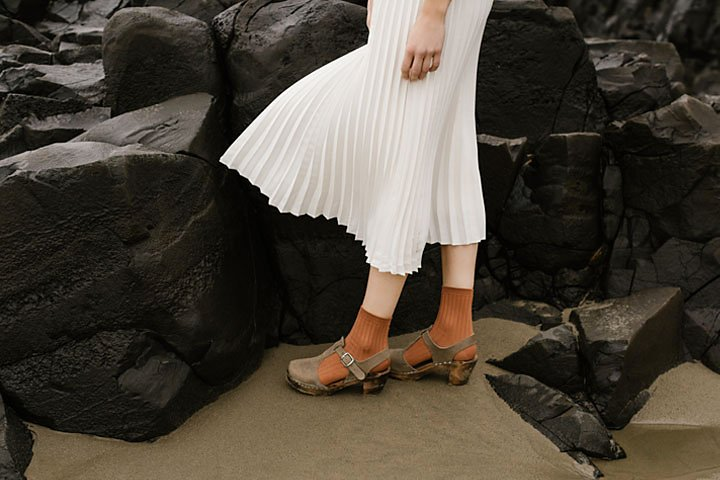
#> input picture a1images/highlights_and_shadows.jpg, 720 x 480 px
$ python question2.py
#> lines starting #> are read from the running program, lines starting #| are printed output that depends on the picture
from pathlib import Path
import numpy as np
from PIL import Image
import matplotlib.pyplot as plt

def load_image(path: Path) -> np.ndarray:
    image = Image.open(path)
#> image is the input picture: PIL image 720x480 RGB; mean R, G, B 75.7, 68.6, 58.1
    return np.asarray(image, dtype=np.float32) / 255.0
#> in main, `lab_image = pil_image.convert('LAB')`: lab_image: PIL image 720x480 LAB; mean of channels 0, 1, 2 71.4, 17.2, 7.2
#> in main, `lab_array = np.asarray(lab_image, dtype=np.float32)`: lab_array: shape (480, 720, 3) float32; mean of channels 0, 1, 2 71.4, 17.2, 7.2

def save_image(image: np.ndarray, path: Path) -> None:
    image_uint8 = np.clip(image * 255.0, 0, 255).astype(np.uint8)
    Image.fromarray(image_uint8).save(path)

def gamma_correction_lab_L(image_lab: np.ndarray, gamma: float) -> np.ndarray:
#> called with gamma = 0.5
    if gamma <= 0:
        raise ValueError("Gamma must be a positive value.")
    # image_lab is in LAB, L is first channel, scaled 0-100
    L, a, b = image_lab[:, :, 0], image_lab[:, :, 1], image_lab[:, :, 2]
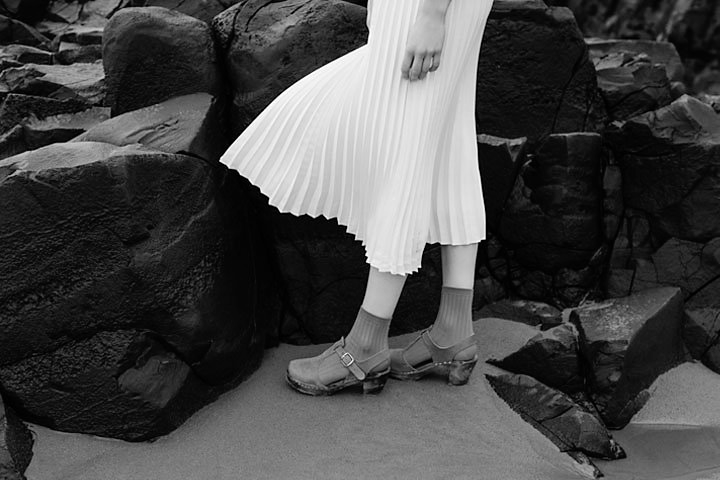
#> L: shape (480, 720) float32; min 0, max 255, mean 71.4
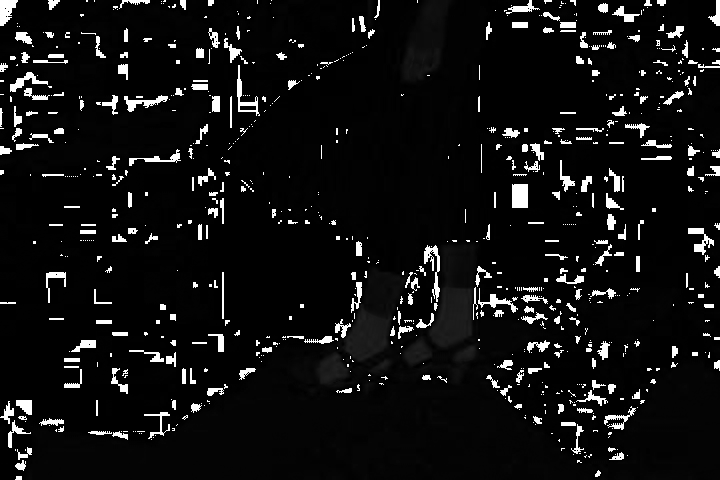
#> a: shape (480, 720) float32; min 0, max 255, mean 17.2
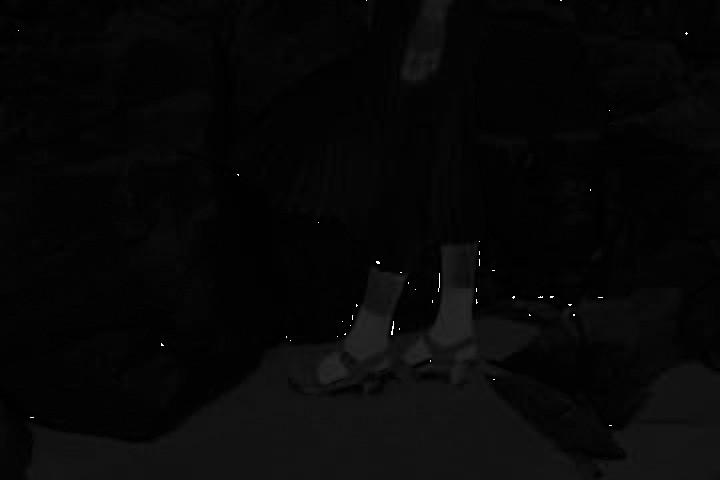
#> b: shape (480, 720) float32; min 0, max 255, mean 7.2
    L_corrected = 100 * np.power(L / 100, gamma)
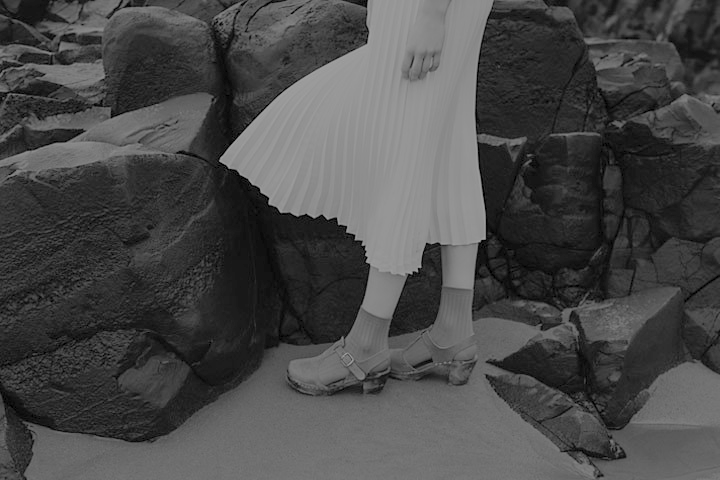
#> L_corrected: shape (480, 720) float32; min 0, max 159.7, mean 74
    return np.stack([L_corrected, a, b], axis=-1)
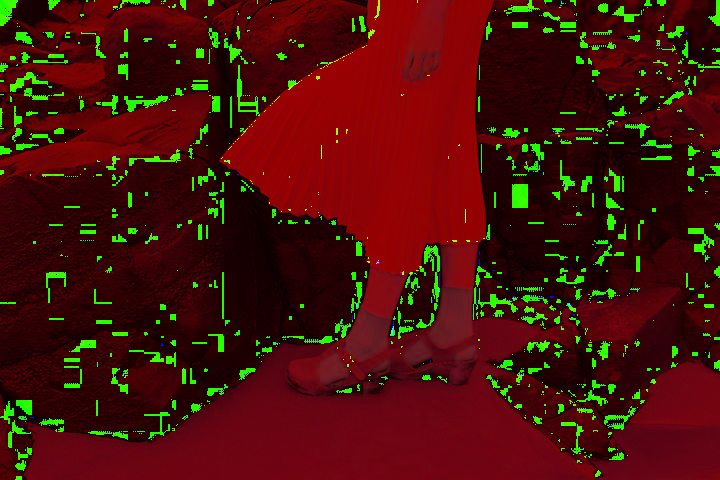
#> returned value: shape (480, 720, 3) float32; mean of channels 0, 1, 2 74, 17.2, 7.2; drawn as R, G, B

def plot_histograms(original_L, corrected_L, title1, title2):
    plt.figure(figsize=(12, 5))

    plt.subplot(1, 2, 1)
    plt.hist(original_L.ravel(), bins=256, range=(0, 100), color='blue', alpha=0.7)
    plt.title(title1)
    plt.xlabel('Intensity')
    plt.ylabel('Count')

    plt.subplot(1, 2, 2)
    plt.hist(corrected_L.ravel(), bins=256, range=(0, 100), color='red', alpha=0.7)
    plt.title(title2)
    plt.xlabel('Intensity')
    plt.ylabel('Count')

    plt.tight_layout()
    plt.savefig('q2_histograms.png')  # Save instead of show
    print("Histograms saved as q2_histograms.png")

def main() -> None:
    root = Path(__file__).resolve().parent
    input_path = root / "a1images" / "highlights_and_shadows.jpg"
    if not input_path.exists():
        raise FileNotFoundError(f"Cannot find image at {input_path}")

    # Load image
    image_rgb = load_image(input_path)

    # Convert to LAB
    pil_image = Image.fromarray((image_rgb * 255).astype(np.uint8))
    lab_image = pil_image.convert('LAB')
    lab_array = np.asarray(lab_image, dtype=np.float32)

    # Gamma correction on L channel, gamma = 0.5 to brighten shadows
    gamma = 0.5
    lab_corrected = gamma_correction_lab_L(lab_array, gamma)

    # Convert back to RGB
    corrected_pil = Image.fromarray(lab_corrected.astype(np.uint8), mode='LAB').convert('RGB')
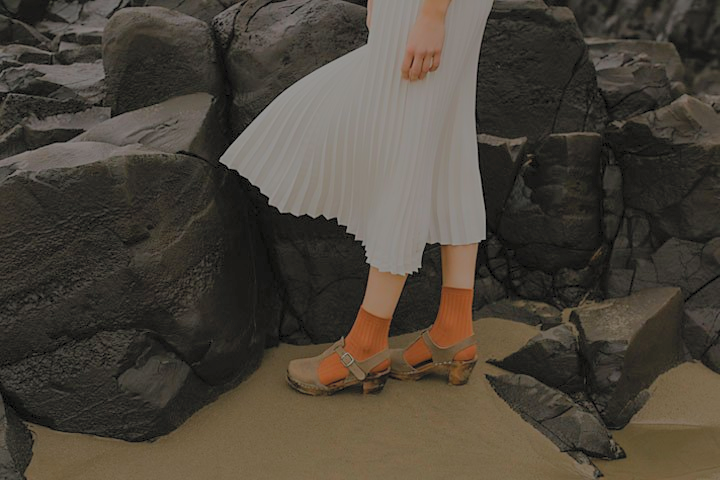
#> corrected_pil: PIL image 720x480 RGB; mean R, G, B 75.1, 68.2, 58.2
    corrected_rgb = np.asarray(corrected_pil, dtype=np.float32) / 255.0

    # Save corrected image
    save_image(corrected_rgb, root / "highlights_and_shadows_gamma_corrected.jpg")

    # Plot histograms of L channels
    original_L = lab_array[:, :, 0]
    corrected_L = lab_corrected[:, :, 0]
    plot_histograms(original_L, corrected_L, 'Original L Channel Histogram', 'Gamma Corrected L Channel Histogram')
#> in plot_histograms, `plt.savefig('q2_histograms.png')`:
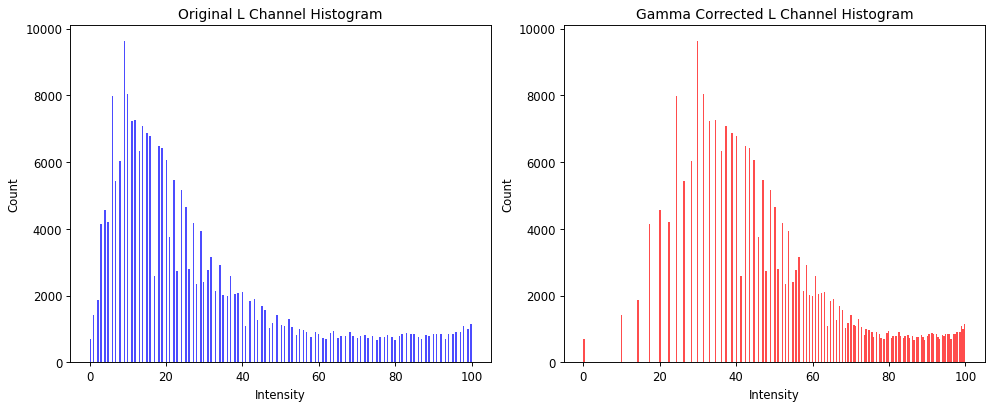
#> figure drawn by matplotlib, 2 panels; panel 1: tallest bar 9617 high, from x = 8.98 to 9.38; panel 2: tallest bar 9617 high, from x = 29.69 to 30.08

    print(f"Gamma value used: {gamma}")
    print("Saved: highlights_and_shadows_gamma_corrected.jpg")

if __name__ == "__main__":
    main()

$ run again, with a1images/daisy.jpg copied over a1images/highlights_and_shadows.jpg
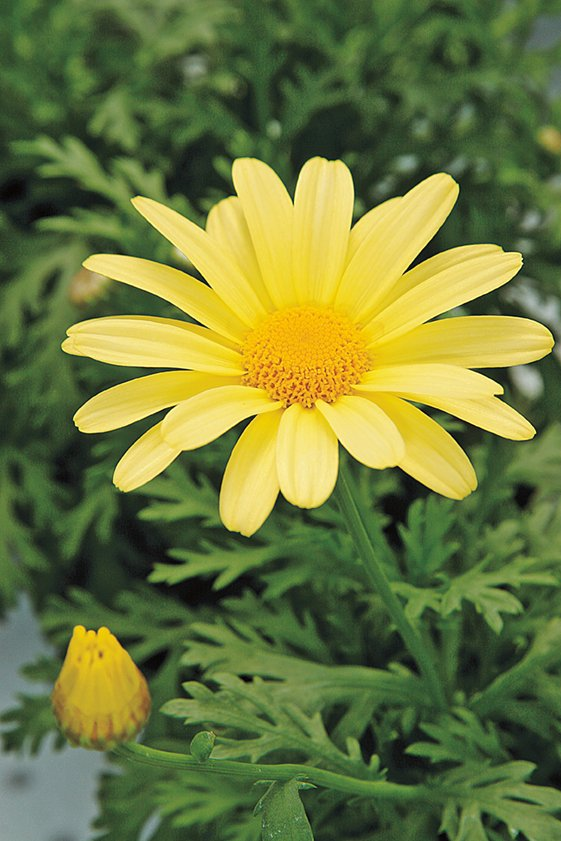
#> input picture a1images/daisy.jpg, 561 x 841 px
#> in load_image, image is the input picture: PIL image 561x841 RGB; mean R, G, B 108.5, 120.3, 60.7
#> lab_image: PIL image 561x841 LAB; mean of channels 0, 1, 2 121.6, 227.1, 35.4
#> lab_array: shape (841, 561, 3) float32; mean of channels 0, 1, 2 121.6, 227.2, 35.4
#> in gamma_correction_lab_L, `return np.stack([L_corrected, a, b], axis=-1)`:
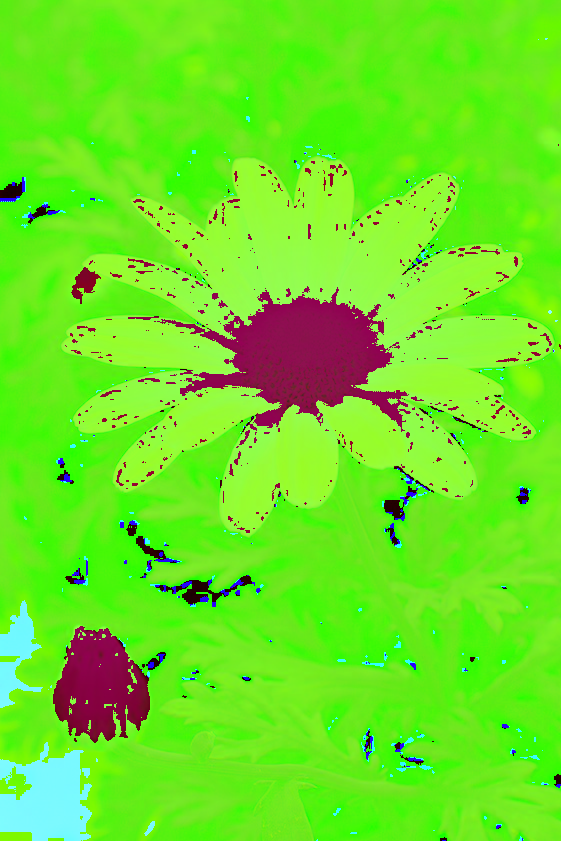
#> returned value: shape (841, 561, 3) float32; mean of channels 0, 1, 2 106.6, 227.2, 35.4; drawn as R, G, B
#> in plot_histograms, `plt.savefig('q2_histograms.png')`:
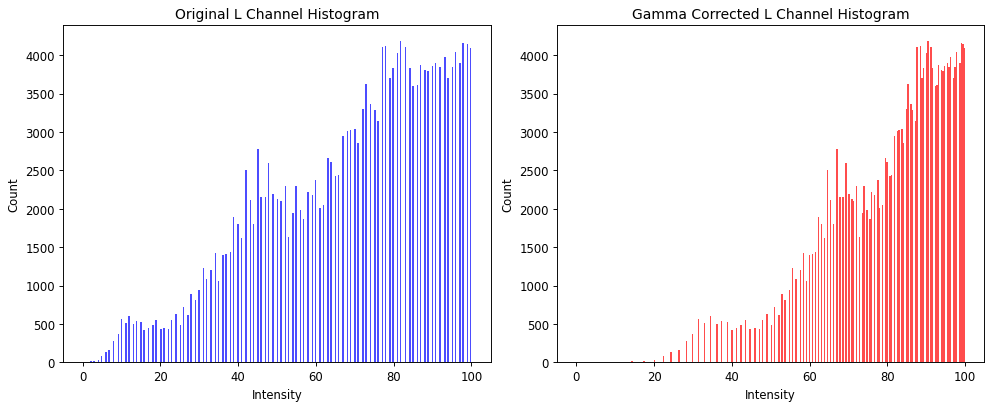
#> figure drawn by matplotlib, 2 panels; panel 1: tallest bar 4180 high, from x = 81.64 to 82.03; panel 2: tallest bar 4180 high, from x = 90.23 to 90.62

$ run again, with a1images/emma.jpg copied over a1images/highlights_and_shadows.jpg
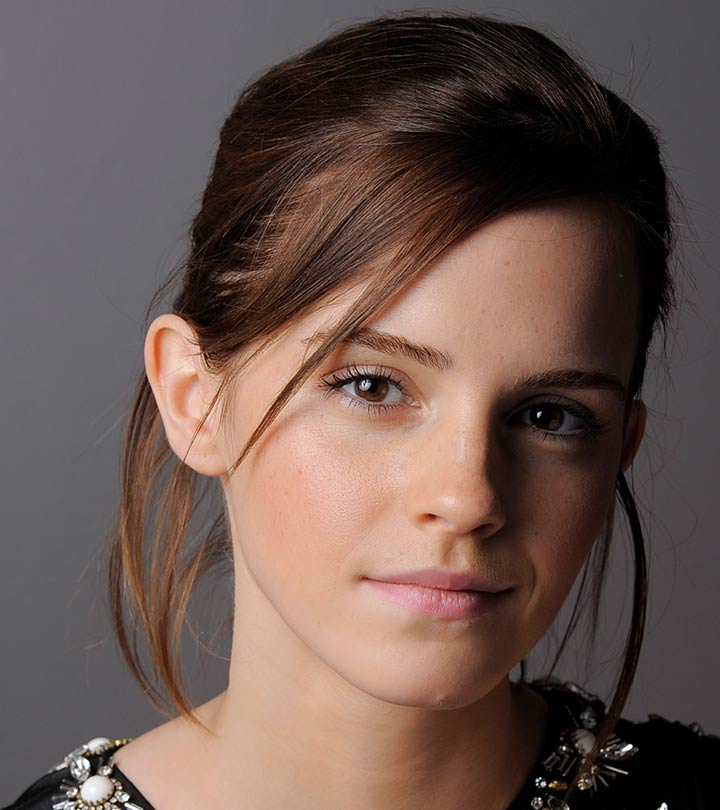
#> input picture a1images/emma.jpg, 720 x 810 px
#> in load_image, image is the input picture: PIL image 720x810 RGB; mean R, G, B 106.8, 87.4, 80.1
#> lab_image: PIL image 720x810 LAB; mean of channels 0, 1, 2 97.2, 8.2, 74.9
#> lab_array: shape (810, 720, 3) float32; mean of channels 0, 1, 2 97.2, 8.2, 75
#> in gamma_correction_lab_L, `return np.stack([L_corrected, a, b], axis=-1)`:
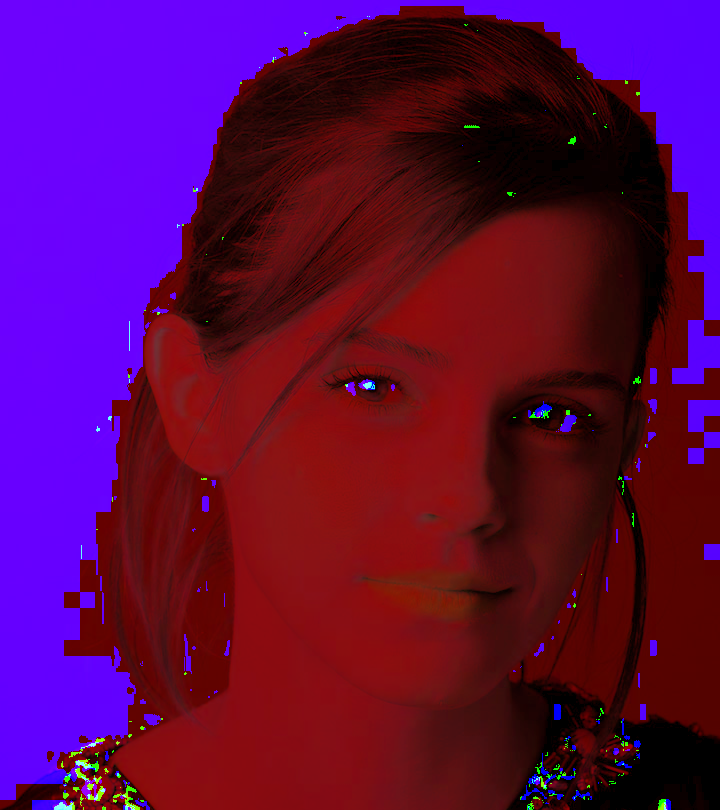
#> returned value: shape (810, 720, 3) float32; mean of channels 0, 1, 2 91.5, 8.2, 75; drawn as R, G, B
#> in plot_histograms, `plt.savefig('q2_histograms.png')`:
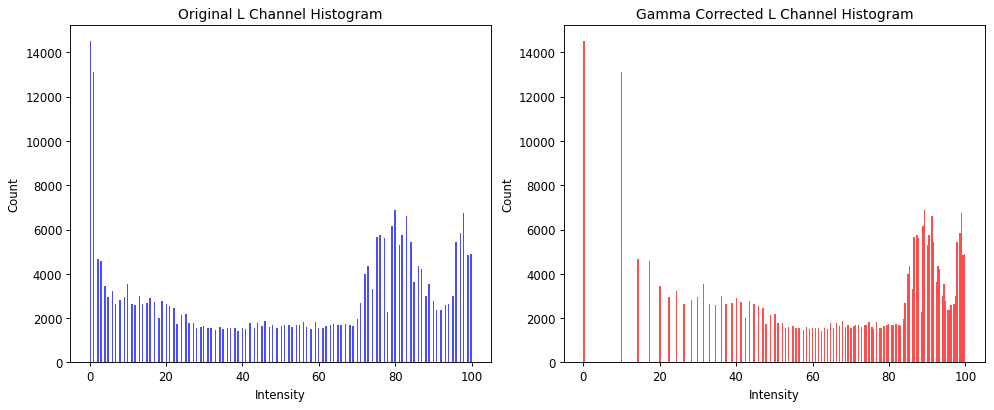
#> figure drawn by matplotlib, 2 panels; panel 1: tallest bar 14493 high, from x = 0 to 0.391; panel 2: tallest bar 14493 high, from x = 0 to 0.391
